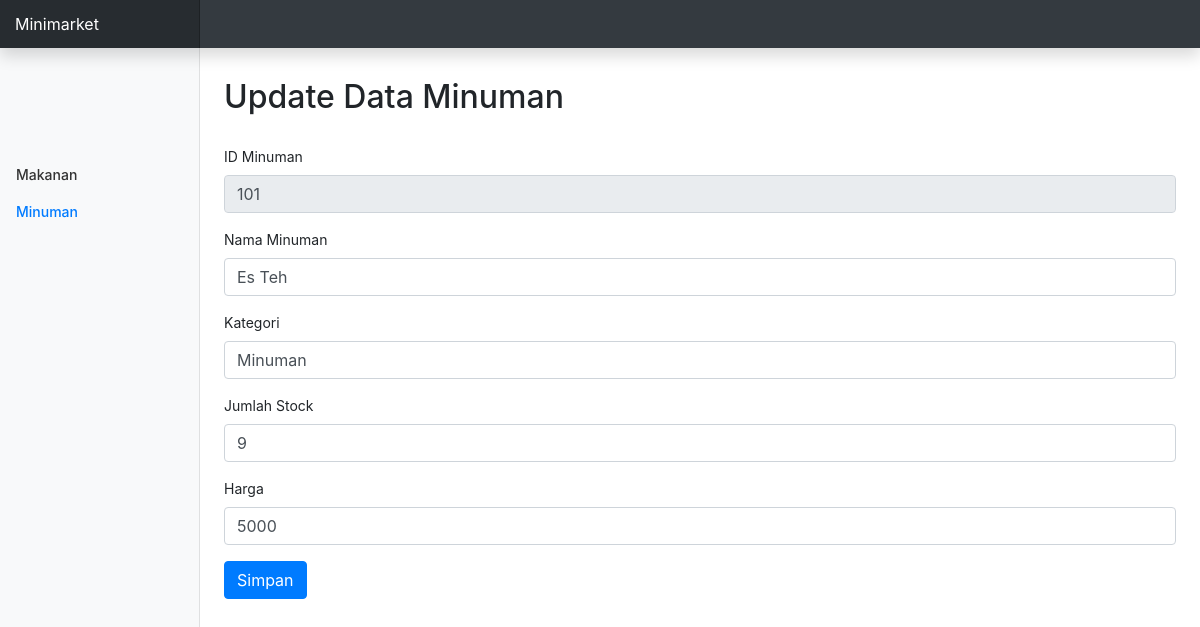
/updateminuman.php?idbarang=101, run on the app's committed database.
### tables this page shows
CREATE TABLE `minuman` (
  `idbarang` varchar(20) NOT NULL,
  `namabarang` varchar(100) DEFAULT NULL,
  `kategori` char(100) DEFAULT NULL,
  `jumlahstok` varchar(200) DEFAULT NULL,
  `harga` varchar(10) DEFAULT NULL
);

### conn.php (called while the page is built, shortened)
<?php
function connection() {
   $dbServer = 'localhost';
   $dbUser = 'root';
   $dbPass = '';
   $dbName = "minimarket";
   $conn = mysqli_connect($dbServer, $dbUser, $dbPass);
   mysqli_select_db($conn,$dbName);
   return $conn;
}

### updateminuman.php (the view, shortened to what this page needs)
<?php
  include ('conn.php');
  $result = '';
  if ($_SERVER['REQUEST_METHOD'] === 'GET') {
      if (isset($_GET['idbarang'])) {
          $id_upd = $_GET['idbarang'];
          $query = "SELECT * FROM minuman WHERE idbarang = '$id_upd'";
          $result = mysqli_query(connection(),$query);
      }
  }
?>
<!DOCTYPE html>
<html>
  <head>
    <link href="assets/css/bootstrap.min.css" rel="stylesheet">
    <link href="assets/css/dashboard.css" rel="stylesheet">
  </head>
  <body>
    <nav class="navbar navbar-dark fixed-top bg-dark flex-md-nowrap p-0 shadow">
      <a class="navbar-brand col-sm-3 col-md-2 mr-0" href="#">Minimarket</a>
    </nav>
    <div class="container-fluid">
      <div class="row">
        <nav class="col-md-2 d-none d-md-block bg-light sidebar">
          <div class="sidebar-sticky">
            <ul class="nav flex-column" style="margin-top:100px;">
              <li class="nav-item">
                <a class="nav-link" href="<?php echo "index.php"; ?>">Makanan</a>
              </li>
              <li class="nav-item">
                <a class="nav-link active" href="<?php echo "dataminuman.php"; ?>">Minuman</a>
              </li>
            </ul>
          </div>
        </nav>
        <main role="main" class="col-md-9 ml-sm-auto col-lg-10 px-4">
          <h2 style="margin: 30px 0 30px 0;">Update Data Minuman</h2>
          <form action="updateminuman.php" method="POST">
            <?php while($data = mysqli_fetch_array($result)): ?>
            <div class="form-group">
              <label>ID Minuman</label>
              <input type="text" class="form-control" placeholder="ID Minuman" name="idbarang" value="<?php echo $data['idbarang'];  ?>" required="required" readonly>
            </div>
            <div class="form-group">
              <label>Nama Minuman</label>
              <input type="text" class="form-control" placeholder="Nama Minuman" name="namabarang" value="<?php echo $data['namabarang'];  ?>" required="required">
            </div>
            <div class="form-group">
              <label>Kategori</label>
              <input type="text" class="form-control" placeholder="Kategori" name="kategori" value="<?php echo $data['kategori'];  ?>" required="required">
            </div>
            <div class="form-group">
              <label>Jumlah Stock</label>
              <input type="text" class="form-control" placeholder="Jumlah Stock" name="jumlahstok" value="<?php echo $data['jumlahstok'];  ?>" required="required">
            </div>
            <div class="form-group">
              <label>Harga</label>
              <input type="text" class="form-control" placeholder="Harga" name="harga" value="<?php echo $data['harga'];  ?>" required="required">
            </div>
            <?php endwhile; ?>
            <button type="submit" class="btn btn-primary">Simpan</button>
          </form>
        </main>
      </div>
    </div>
  </body>
</html>

### assets/css/dashboard.css (style rules this page uses)
body { font-size: .875rem; }
.sidebar { position: fixed; top: 0; bottom: 0; left: 0; z-index: 100; padding: 48px 0 0; box-shadow: inset -1px 0 0 rgba(0, 0, 0, .1); }
.sidebar-sticky { position: relative; top: 0; height: calc(100vh - 48px); padding-top: .5rem; overflow-x: hidden; overflow-y: auto; }
.sidebar .nav-link { font-weight: 500; color: #333; }
.sidebar .nav-link.active { color: #007bff; }
[role="main"] { padding-top: 48px; }
.navbar-brand { padding-top: .75rem; padding-bottom: .75rem; font-size: 1rem; background-color: rgba(0, 0, 0, .25); box-shadow: inset -1px 0 0 rgba(0, 0, 0, .25); }

### data on the page
minuman: idbarang "101", namabarang "Es Teh", kategori "Minuman", jumlahstok "9", harga "5000"
